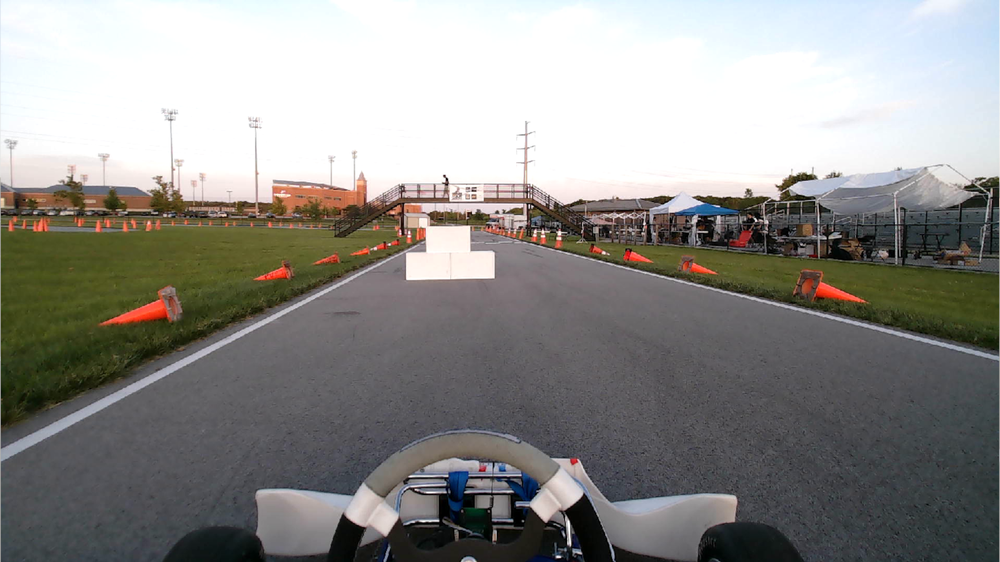
#> input picture gokart/Perception/classic_grass_detection/images/box.png, 1000 x 562 px, shrunk from 1920 x 1080 before the run, found by its file name
$ python script.py
#> lines starting #> are read from the running program, lines starting #| are printed output that depends on the picture; after the words box and inside, x2 and y2 are one past the last pixel; in counts of white or black regions, pixels touching at a corner belong together
import cv2
import numpy as np

img = cv2.imread("/home/autoware/gokart-autoware/src/universe/autoware.universe/gokart/Perception/classic_grass_detection/images/box.png")
#> img is the input picture: shape (562, 1000, 3); mean B, G, R 138.8, 142, 143.1
img = cv2.blur(img, (1, 1))
b,g,r = cv2.split(img)
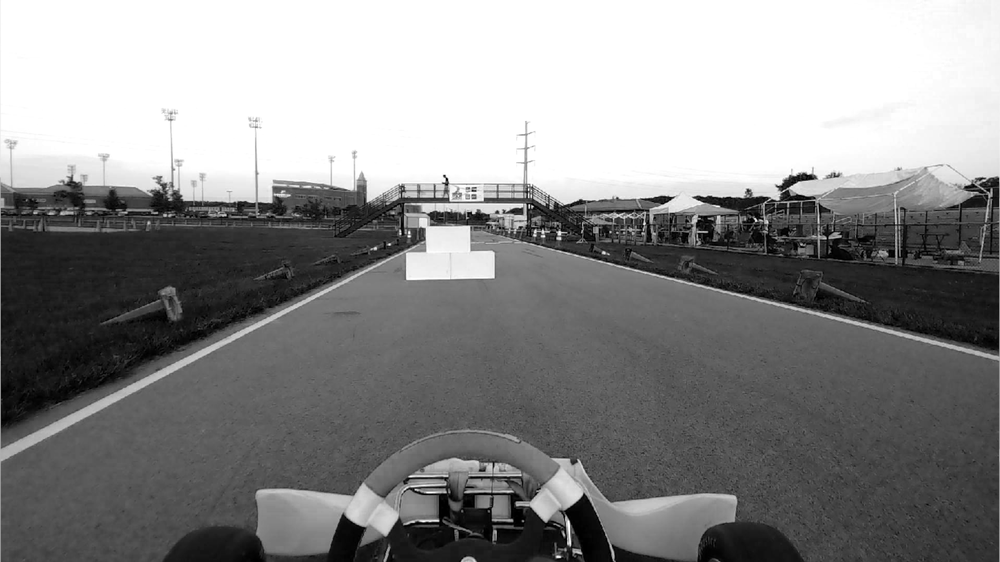
#> b: shape (562, 1000); min 0, max 255, mean 138.8
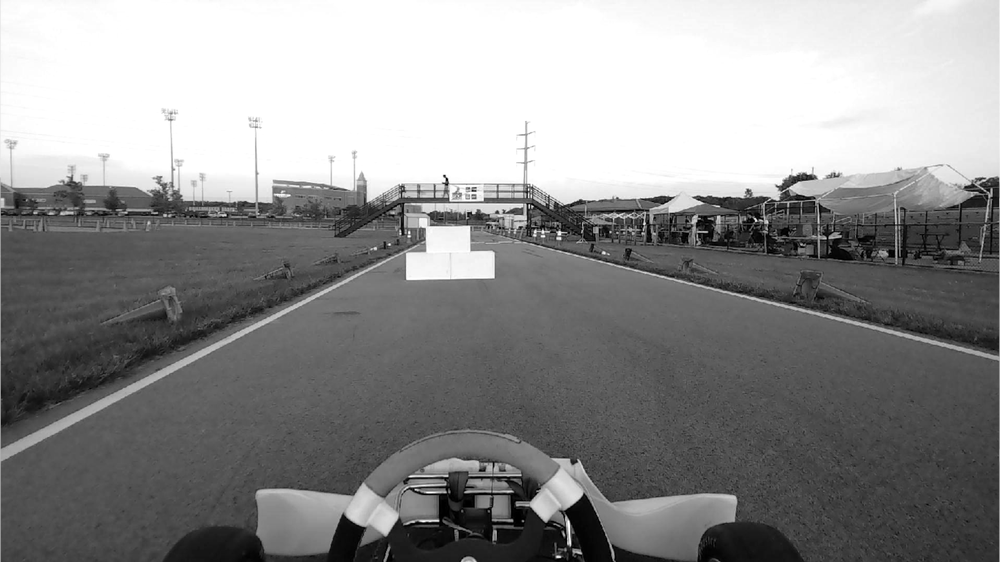
#> g: shape (562, 1000); min 0, max 255, mean 142
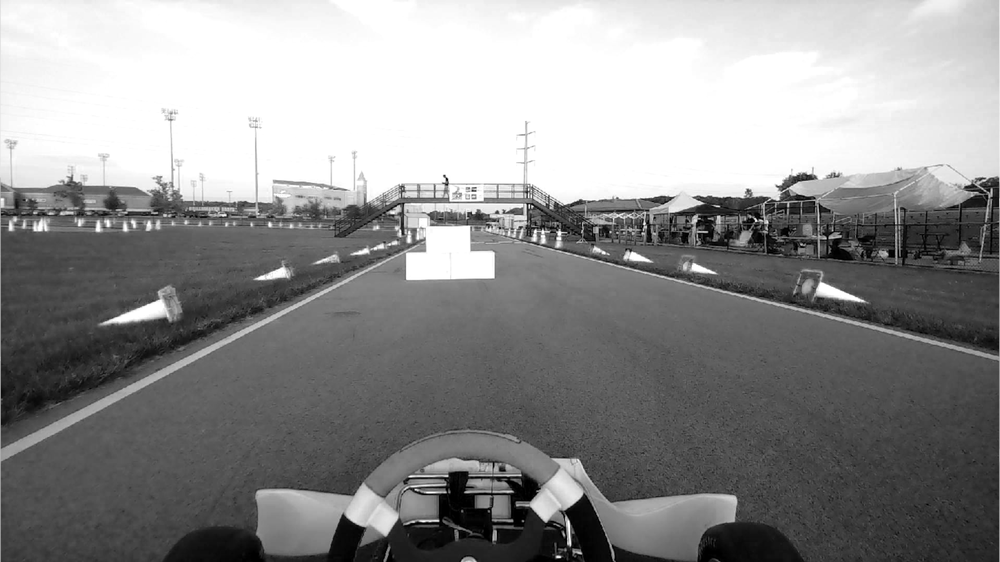
#> r: shape (562, 1000); min 0, max 255, mean 143.1
grass_gray = cv2.absdiff(0.3 * g.astype(np.float64), 1 * b.astype(np.float64))
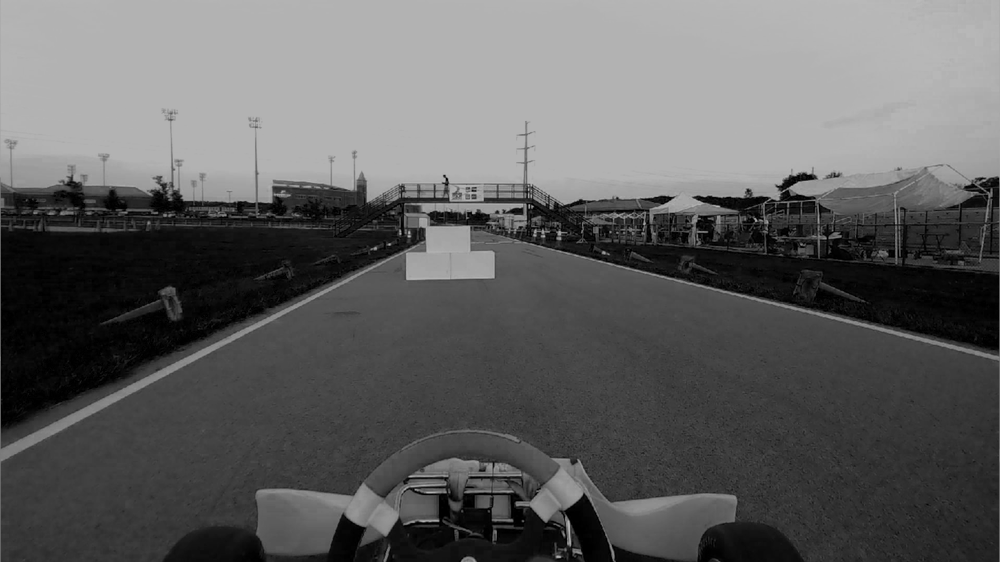
#> grass_gray: shape (562, 1000) float64; min 0, max 186.6, mean 96.3
cone_gray = cv2.absdiff(r, b)
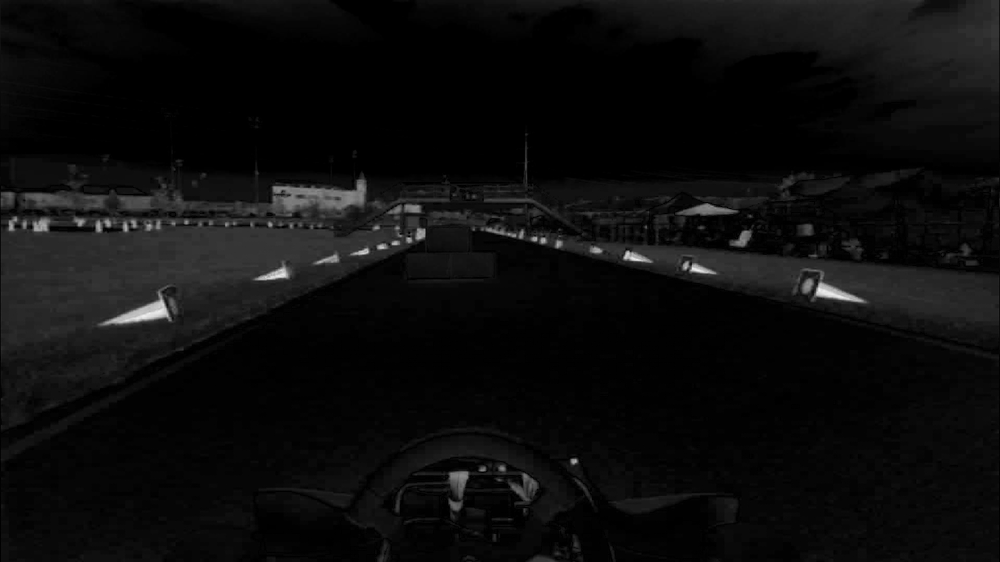
#> cone_gray: shape (562, 1000); min 0, max 239, mean 12.4
#grass_only = grass_gray.copy()
#cv2.subtract(grass_gray.astype(np.float64), cone_gray.astype(np.float64), grass_only)
ret, grass2 = cv2.threshold(grass_gray, 100, 255, cv2.THRESH_BINARY)
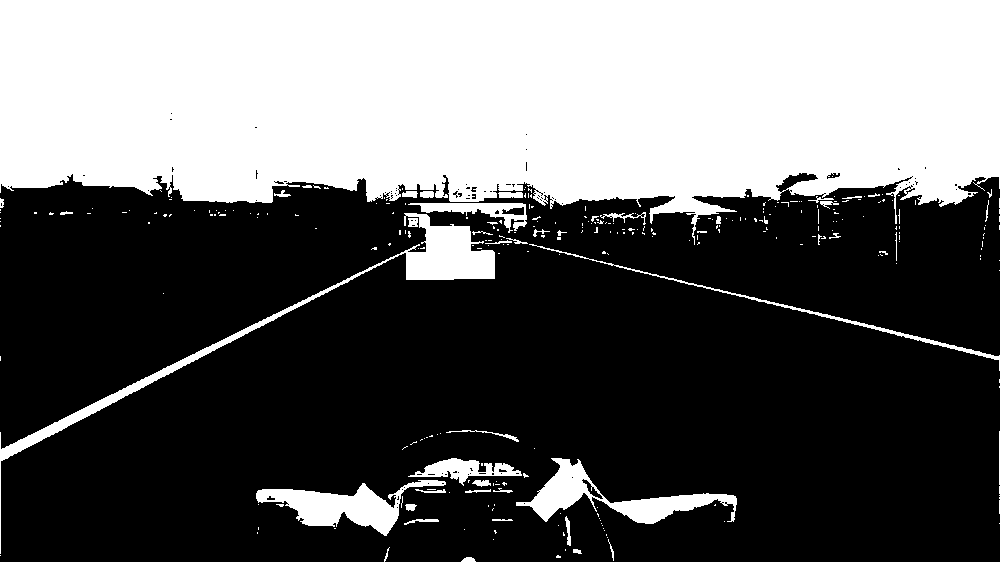
#> grass2: shape (562, 1000) float64; 38.4% white; 293 white regions (249 under 20 px), largest, box (x1, y1, x2, y2) and area: (0, 0, 1000, 245) 193739, (0, 213, 495, 554) 7002, (516, 458, 737, 524) 4198

#kernel = np.ones((5, 5),np.uint8)
#grass = cv2.morphologyEx(grass_only, cv2.MORPH_OPEN, kernel)
#grass = cv2.morphologyEx(grass_only, cv2.MORPH_CLOSE, kernel)

cv2.imwrite("/home/autoware/Pictures/Screenshots/r1.png", grass_gray)
cv2.imwrite("/home/autoware/Pictures/Screenshots/r2.png", cone_gray)
cv2.imwrite("/home/autoware/Pictures/Screenshots/r3.png", grass2)

$ run again, with gokart/Perception/classic_grass_detection/images/1.png copied over gokart/Perception/classic_grass_detection/images/box.png
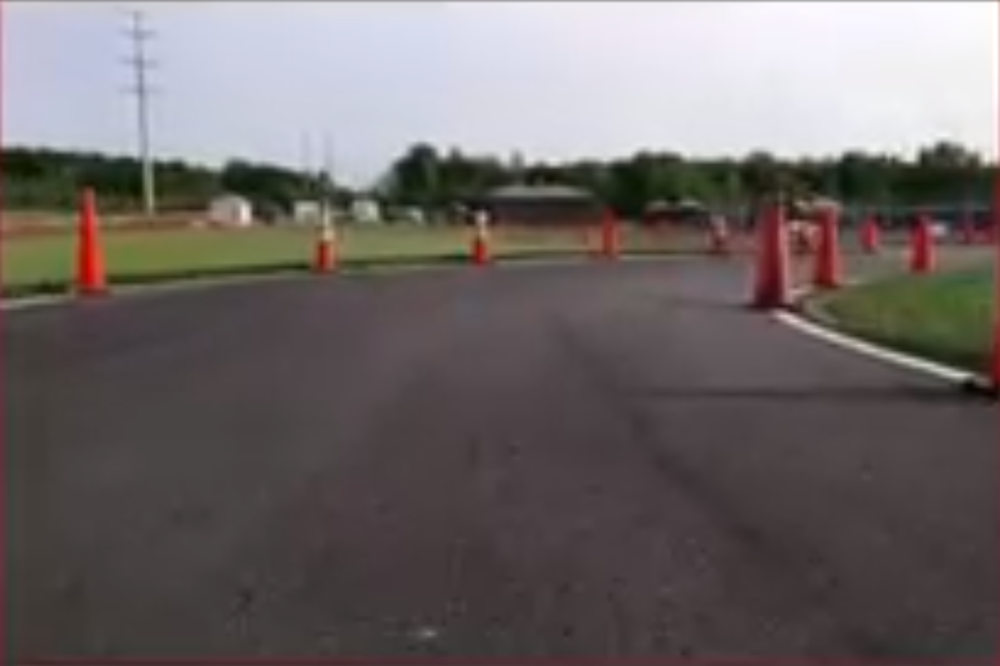
#> input picture gokart/Perception/classic_grass_detection/images/1.png, 1000 x 666 px, shrunk from 1228 x 818 before the run, found by its file name
#> img is the input picture: shape (666, 1000, 3); mean B, G, R 103.8, 104.2, 110.6
#> `grass_gray = cv2.absdiff(0.3 * g.astype(np.float64), 1 * b.astype(np.f..`:
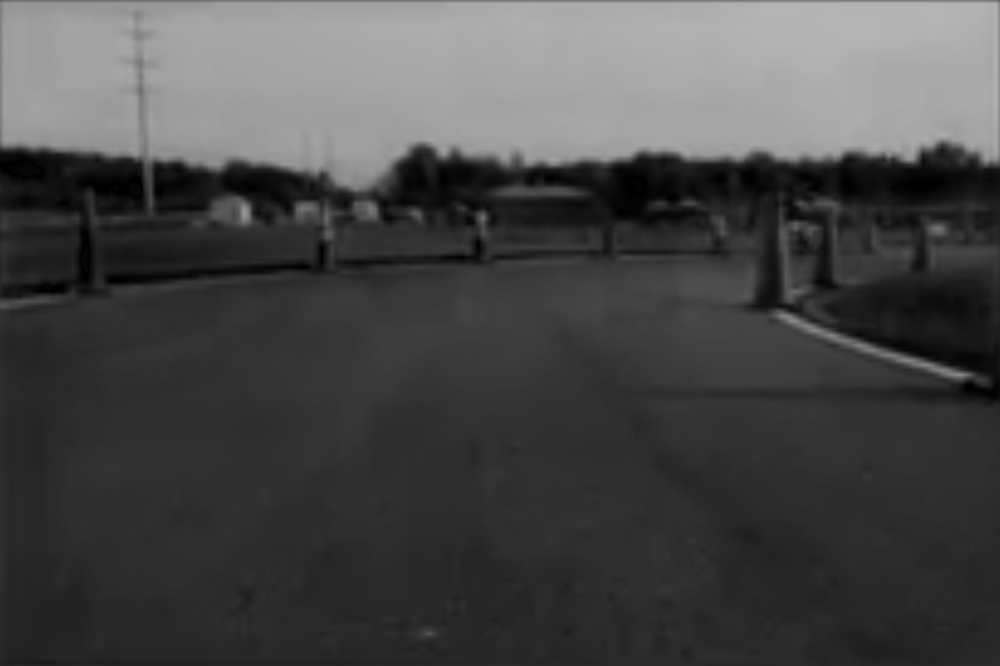
#> grass_gray: shape (666, 1000) float64; min 0, max 181.8, mean 72.6
#> `ret, grass2 = cv2.threshold(grass_gray, 100, 255, cv2.THRESH_BINARY)`:
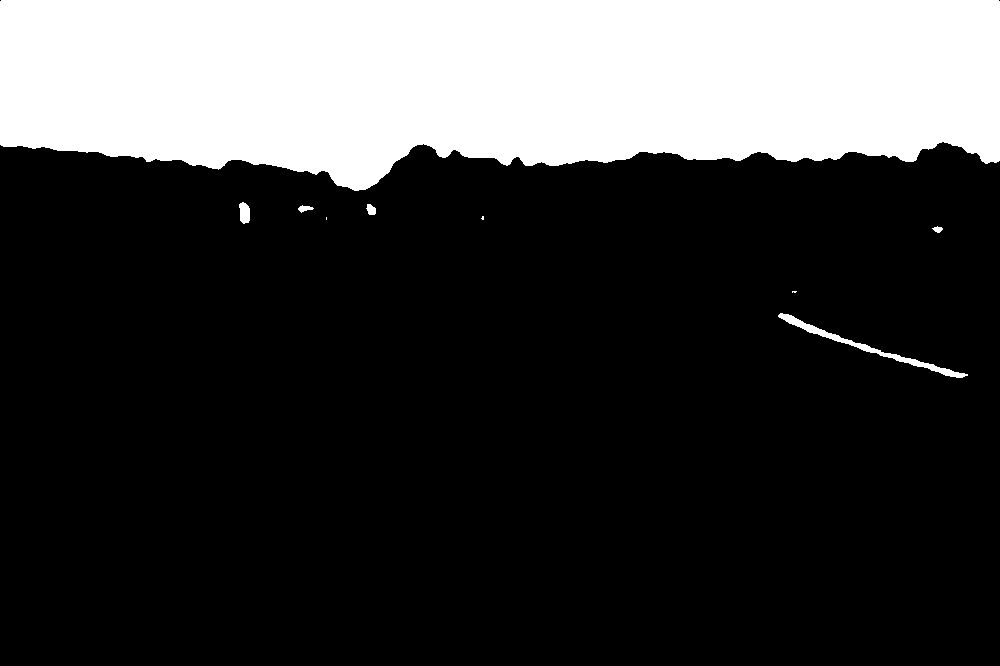
#> grass2: shape (666, 1000) float64; 24.2% white; 9 white regions (3 under 20 px), largest, box (x1, y1, x2, y2) and area: (0, 0, 1000, 191) 159558, (778, 313, 968, 378) 1130, (239, 202, 250, 224) 192, (366, 204, 376, 215) 81, (298, 205, 314, 213) 69, (932, 226, 943, 233) 47

$ run again, with gokart/Perception/classic_grass_detection/images/10.png copied over gokart/Perception/classic_grass_detection/images/box.png
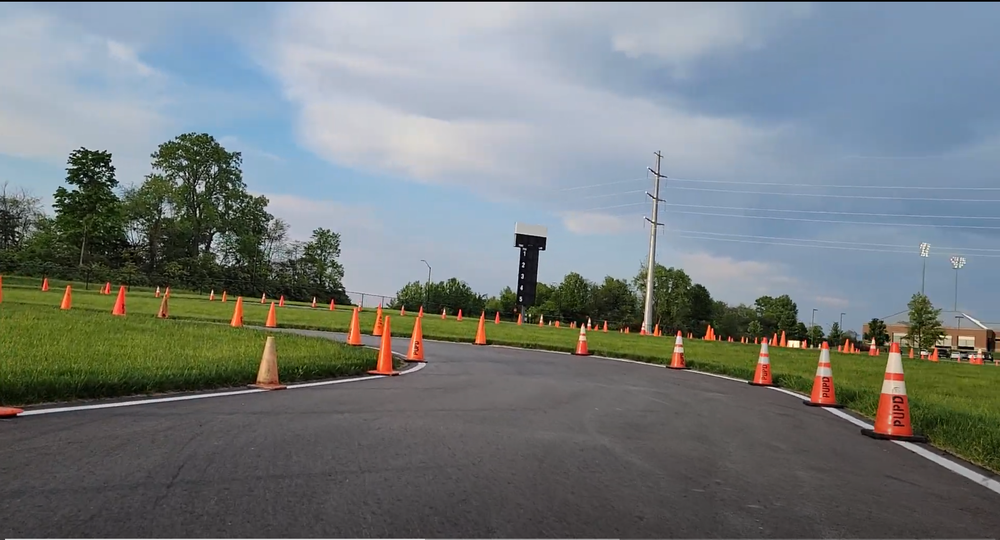
#> input picture gokart/Perception/classic_grass_detection/images/10.png, 1000 x 540 px, shrunk from 2393 x 1293 before the run, found by its file name
#> img is the input picture: shape (540, 1000, 3); mean B, G, R 124.8, 123.8, 116.6
#> `cone_gray = cv2.absdiff(r, b)`:
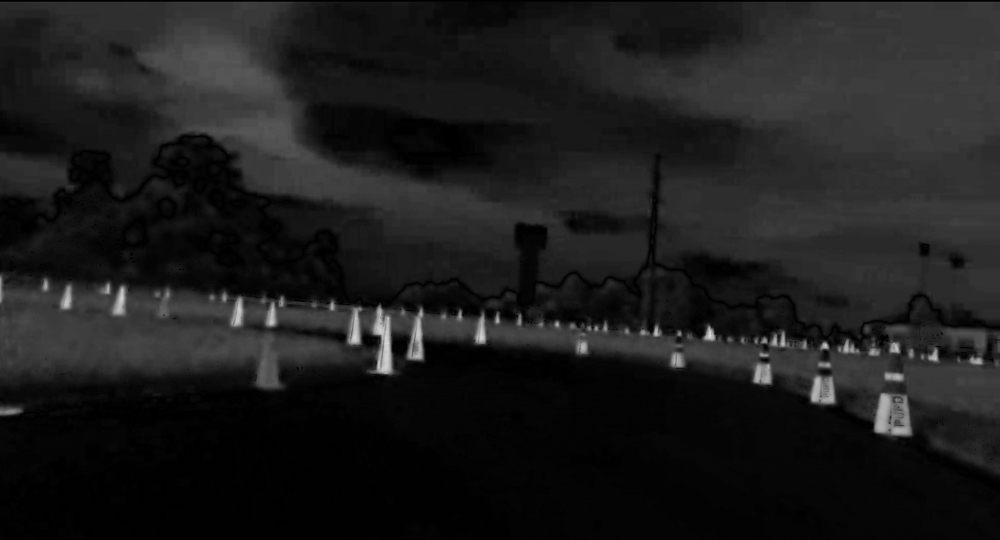
#> cone_gray: shape (540, 1000); min 0, max 219, mean 28.1
#> `ret, grass2 = cv2.threshold(grass_gray, 100, 255, cv2.THRESH_BINARY)`:
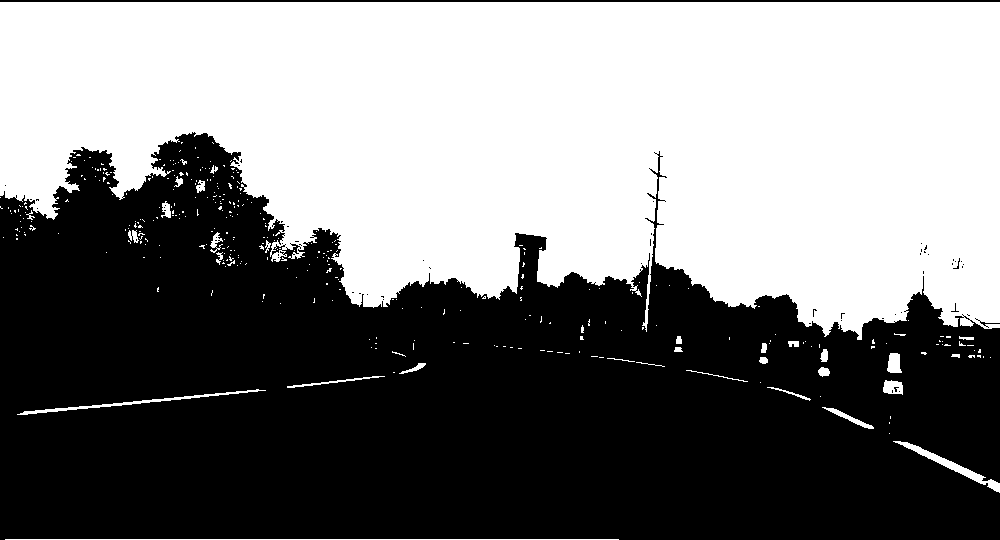
#> grass2: shape (540, 1000) float64; 48.5% white; 353 white regions (322 under 20 px), largest, box (x1, y1, x2, y2) and area: (0, 2, 1000, 340) 256719, (893, 441, 1000, 493) 757, (17, 389, 266, 415) 666

$ run again, with gokart/Perception/classic_grass_detection/images/11.png copied over gokart/Perception/classic_grass_detection/images/box.png
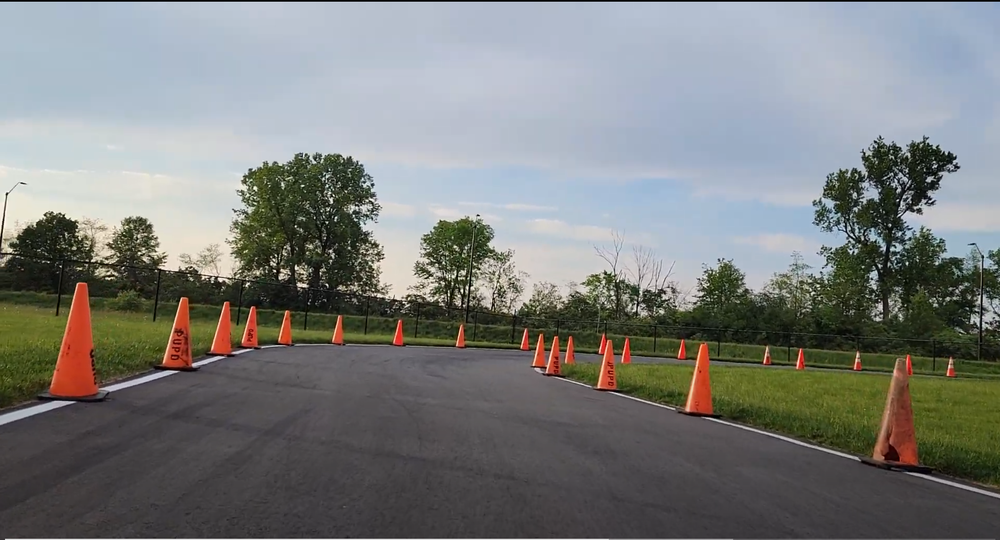
#> input picture gokart/Perception/classic_grass_detection/images/11.png, 1000 x 540 px, shrunk from 2393 x 1293 before the run, found by its file name
#> img is the input picture: shape (540, 1000, 3); mean B, G, R 123.9, 125.5, 123.4
#> `cone_gray = cv2.absdiff(r, b)`:
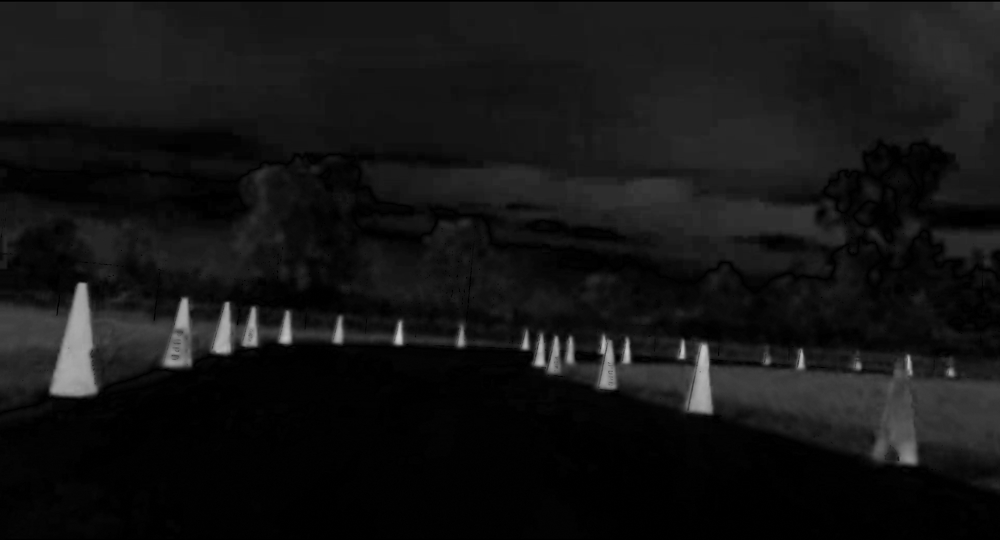
#> cone_gray: shape (540, 1000); min 0, max 204, mean 20.1
#> `ret, grass2 = cv2.threshold(grass_gray, 100, 255, cv2.THRESH_BINARY)`:
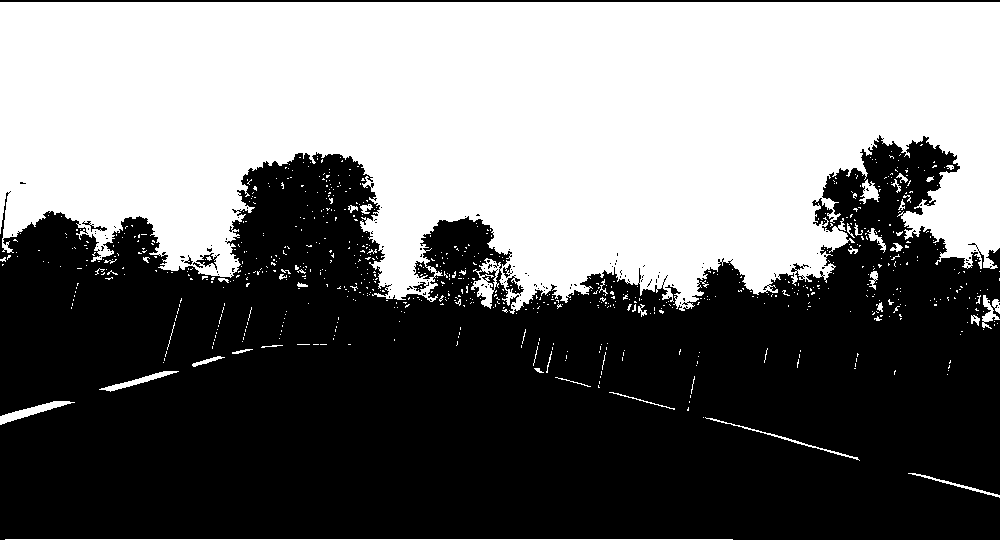
#> grass2: shape (540, 1000) float64; 45.1% white; 802 white regions (756 under 20 px), largest, box (x1, y1, x2, y2) and area: (0, 2, 1000, 314) 237027, (5, 539, 733, 540) 728, (0, 401, 75, 425) 524
